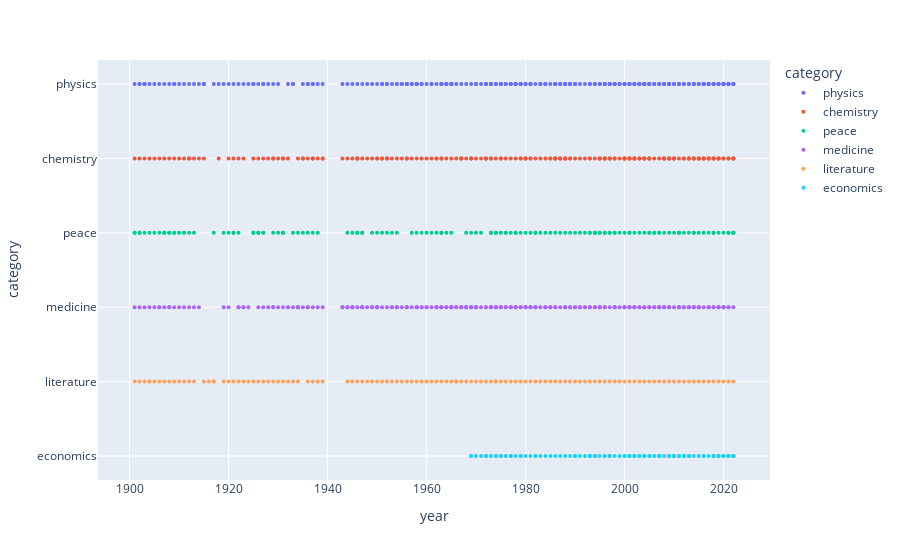

Source (notebook cell):
### Markdown cell above
<hr>
<a class="anchor" id="categorybyyear">
    
# Category by Year
    
</a>

### Code cell
fig = px.scatter(df, x="year", y="category", color = 'category')
fig.update_traces(marker_size=4)
fig.show()

### Figure 1 — Plotly figure (JSON) as saved in the notebook; plotly's stock layout.template omitted (floating-point values rounded to 4 significant figures; data arrays with more than 128 entries replaced by an {"elided": "..."} marker saying what was removed)
{"data": [{"hovertemplate": "category=%{y}<br>year=%{x}<extra></extra>", "legendgroup": "physics", "marker": {"color": "#636efa", "size": 4, "symbol": "circle"}, "mode": "markers", "name": "physics", "orientation": "h", "showlegend": true, "type": "scatter", "x": {"elided": "222 int values"}, "xaxis": "x", "y": {"elided": "222 str values"}, "yaxis": "y"}, {"hovertemplate": "category=%{y}<br>year=%{x}<extra></extra>", "legendgroup": "chemistry", "marker": {"color": "#EF553B", "size": 4, "symbol": "circle"}, "mode": "markers", "name": "chemistry", "orientation": "h", "showlegend": true, "type": "scatter", "x": {"elided": "191 int values"}, "xaxis": "x", "y": {"elided": "191 str values"}, "yaxis": "y"}, {"hovertemplate": "category=%{y}<br>year=%{x}<extra></extra>", "legendgroup": "peace", "marker": {"color": "#00cc96", "size": 4, "symbol": "circle"}, "mode": "markers", "name": "peace", "orientation": "h", "showlegend": true, "type": "scatter", "x": {"elided": "140 int values"}, "xaxis": "x", "y": {"elided": "140 str values"}, "yaxis": "y"}, {"hovertemplate": "category=%{y}<br>year=%{x}<extra></extra>", "legendgroup": "medicine", "marker": {"color": "#ab63fa", "size": 4, "symbol": "circle"}, "mode": "markers", "name": "medicine", "orientation": "h", "showlegend": true, "type": "scatter", "x": {"elided": "225 int values"}, "xaxis": "x", "y": {"elided": "225 str values"}, "yaxis": "y"}, {"hovertemplate": "category=%{y}<br>year=%{x}<extra></extra>", "legendgroup": "literature", "marker": {"color": "#FFA15A", "size": 4, "symbol": "circle"}, "mode": "markers", "name": "literature", "orientation": "h", "showlegend": true, "type": "scatter", "x": [1901, 1902, 1903, 1904, 1904, 1905, 1906, 1907, 1908, 1909, 1910, 1911, 1912, 1913, 1915, 1916, 1917, 1917, 1919, 1920, 1921, 1922, 1923, 1924, 1925, 1926, 1927, 1928, 1929, 1930, 1931, 1932, 1933, 1934, 1936, 1937, 1938, 1939, 1944, 1945, 1946, 1947, 1948, 1949, 1950, 1951, 1952, 1953, 1954, 1955, 1956, 1957, 1958, 1959, 1960, 1961, 1962, 1963, 1964, 1965, 1966, 1966, 1967, 1968, 1969, 1970, 1971, 1972, 1973, 1974, 1974, 1975, 1976, 1977, 1978, 1979, 1980, 1981, 1982, 1983, 1984, 1985, 1986, 1987, 1988, 1989, 1990, 1991, 1992, 1993, 1994, 1995, 1996, 1997, 1998, 1999, 2000, 2001, 2002, 2003, 2004, 2005, 2006, 2007, 2008, 2009, 2010, 2011, 2012, 2013, 2014, 2015, 2016, 2017, 2018, 2019, 2020, 2021, 2022], "xaxis": "x", "y": ["literature", "literature", "literature", "literature", "literature", "literature", "literature", "literature", "literature", "literature", "literature", "literature", "literature", "literature", "literature", "literature", "literature", "literature", "literature", "literature", "literature", "literature", "literature", "literature", "literature", "literature", "literature", "literature", "literature", "literature", "literature", "literature", "literature", "literature", "literature", "literature", "literature", "literature", "literature", "literature", "literature", "literature", "literature", "literature", "literature", "literature", "literature", "literature", "literature", "literature", "literature", "literature", "literature", "literature", "literature", "literature", "literature", "literature", "literature", "literature", "literature", "literature", "literature", "literature", "literature", "literature", "literature", "literature", "literature", "literature", "literature", "literature", "literature", "literature", "literature", "literature", "literature", "literature", "literature", "literature", "literature", "literature", "literature", "literature", "literature", "literature", "literature", "literature", "literature", "literature", "literature", "literature", "literature", "literature", "literature", "literature", "literature", "literature", "literature", "literature", "literature", "literature", "literature", "literature", "literature", "literature", "literature", "literature", "literature", "literature", "literature", "literature", "literature", "literature", "literature", "literature", "literature", "literature", "literature"], "yaxis": "y"}, {"hovertemplate": "category=%{y}<br>year=%{x}<extra></extra>", "legendgroup": "economics", "marker": {"color": "#19d3f3", "size": 4, "symbol": "circle"}, "mode": "markers", "name": "economics", "orientation": "h", "showlegend": true, "type": "scatter", "x": [1969, 1969, 1970, 1971, 1972, 1972, 1973, 1974, 1974, 1975, 1975, 1976, 1977, 1977, 1978, 1979, 1979, 1980, 1981, 1982, 1983, 1984, 1985, 1986, 1987, 1988, 1989, 1990, 1990, 1990, 1991, 1992, 1993, 1993, 1994, 1994, 1994, 1995, 1996, 1996, 1997, 1997, 1998, 1999, 2000, 2000, 2001, 2001, 2001, 2002, 2002, 2003, 2003, 2004, 2004, 2005, 2005, 2006, 2007, 2007, 2007, 2008, 2009, 2009, 2010, 2010, 2010, 2011, 2011, 2012, 2012, 2013, 2013, 2013, 2014, 2015, 2016, 2016, 2017, 2018, 2018, 2019, 2019, 2019, 2020, 2020, 2021, 2021, 2021, 2022, 2022, 2022], "xaxis": "x", "y": ["economics", "economics", "economics", "economics", "economics", "economics", "economics", "economics", "economics", "economics", "economics", "economics", "economics", "economics", "economics", "economics", "economics", "economics", "economics", "economics", "economics", "economics", "economics", "economics", "economics", "economics", "economics", "economics", "economics", "economics", "economics", "economics", "economics", "economics", "economics", "economics", "economics", "economics", "economics", "economics", "economics", "economics", "economics", "economics", "economics", "economics", "economics", "economics", "economics", "economics", "economics", "economics", "economics", "economics", "economics", "economics", "economics", "economics", "economics", "economics", "economics", "economics", "economics", "economics", "economics", "economics", "economics", "economics", "economics", "economics", "economics", "economics", "economics", "economics", "economics", "economics", "economics", "economics", "economics", "economics", "economics", "economics", "economics", "economics", "economics", "economics", "economics", "economics", "economics", "economics", "economics", "economics"], "yaxis": "y"}], "layout": {"legend": {"title": {"text": "category"}, "tracegroupgap": 0}, "margin": {"t": 60}, "xaxis": {"anchor": "y", "domain": [0, 1], "title": {"text": "year"}}, "yaxis": {"anchor": "x", "categoryarray": ["economics", "literature", "medicine", "peace", "chemistry", "physics"], "categoryorder": "array", "domain": [0, 1], "title": {"text": "category"}}}}
